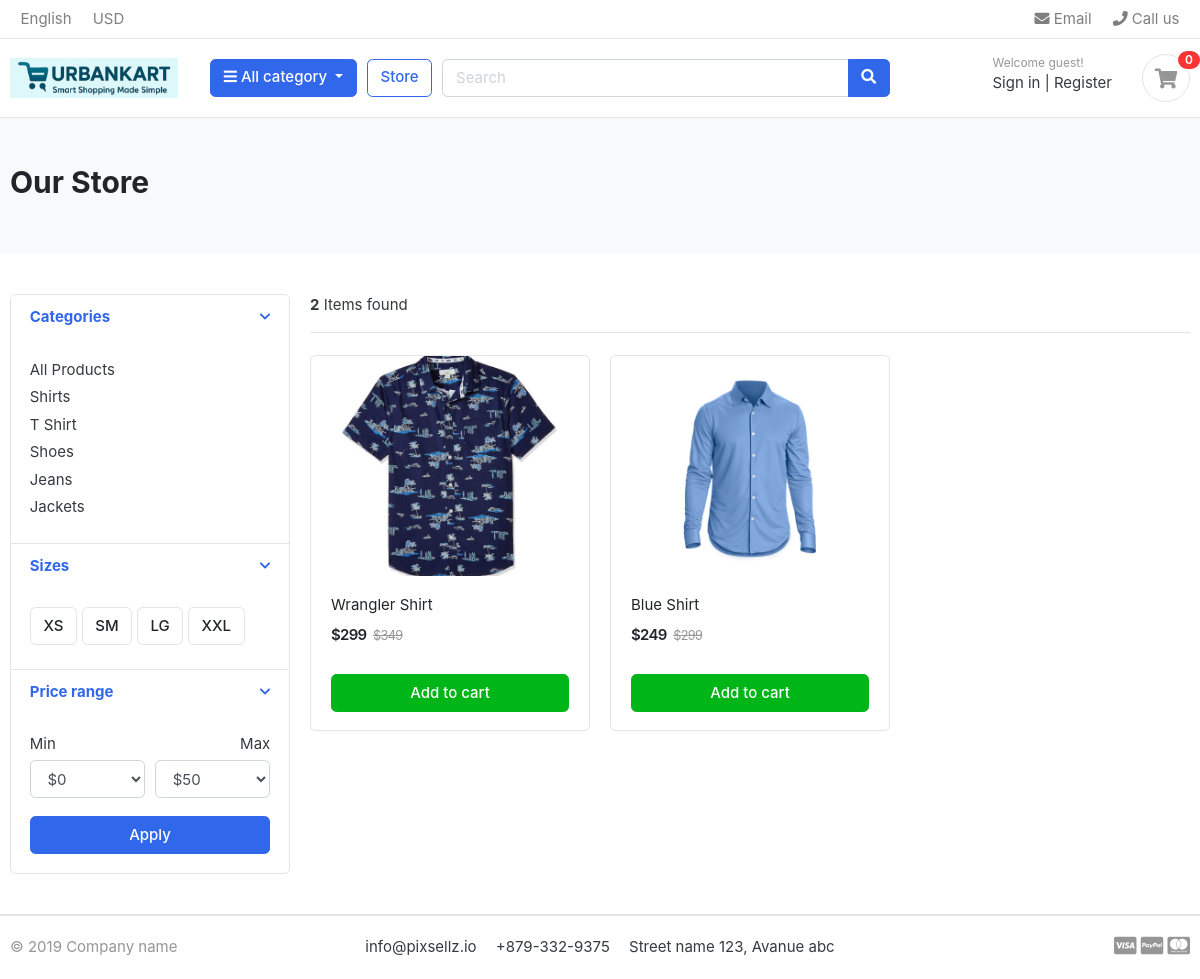
/store/category/shirts/, run on the app's committed database.
### category/models.py (models this page shows, shortened)
class Category(models.Model):
    category_name = models.CharField(max_length=50, unique=True)
    slug = models.SlugField(max_length=100, unique=True)
    description = models.TextField(max_length=255, blank=True)
    cat_image = models.ImageField(upload_to='photos/categories/', blank=True)
    def get_category_url(self):
        return reverse('products_by_category', args=[self.slug])
    class Meta:
        verbose_name = "category"
        verbose_name_plural = "categories"

### store/models.py (models this page shows, shortened)
class Product(models.Model):
    product_name = models.CharField(max_length=200, unique=True)
    slug = models.SlugField(max_length=200, unique=True)
    description = models.TextField(max_length=500, blank=True)
    price = models.IntegerField()
    images = models.ImageField(upload_to='photos/products')
    stock = models.IntegerField()
    is_available = models.BooleanField(default=True)
    category = models.ForeignKey(Category, on_delete=models.CASCADE)
    created_date = models.DateTimeField(auto_now_add=True)
    modified_date = models.DateTimeField(auto_now=True)
    @property
    def old_price(self):
        rounded_price = round((self.price * 1.25) / 50) * 50
        return rounded_price - 1
    def get_url(self):
        return reverse('product_detail', kwargs={'category_slug': self.category.slug, 'product_slug': self.slug})

### store/views.py (the view)
# urls.py: path('store/', include('store.urls')),
def store(request, category_slug=None):
    categories = None
    products = None
    if category_slug != None:
        categories = get_object_or_404(Category, slug=category_slug)
        products = Product.objects.all().filter(is_available=True, category=categories).order_by('id')
        paginator = Paginator(products, 6) # No of products per page
        page = request.GET.get('page')
        paged_products = paginator.get_page(page)
        product_count = products.count()
    else:
        products = Product.objects.all().filter(is_available=True).order_by('id')
        paginator = Paginator(products, 6) # No of products per page
        page = request.GET.get('page')
        paged_products = paginator.get_page(page)
        product_count = products.count()
    product_count = products.count()
    context = {
        'products': paged_products,
        'product_count': product_count,
    }
    return render(request, 'store/store.html', context)

### carts/context_processors.py (called while the page is built)
def counter(request):
    cart_count = 0
    if 'admin' in request.path:
        return {}
    else:
        try:
            cart = Cart.objects.filter(cart_id=_cart_id(request)).first()
            if cart:
                cart_items = CartItem.objects.filter(cart=cart)
                for cart_item in cart_items:
                    cart_count += cart_item.quantity
        except Cart.DoesNotExist:
            cart_count = 0
    return dict(cart_count=cart_count)

### carts/views.py (called while the page is built)
def _cart_id(request):
    cart_id = request.session.session_key
    if not cart_id:
        cart_id = request.session.create()
    return cart_id

### category/context_processors.py (called while the page is built)
def menu_links(request):
    links=Category.objects.all()
    return dict(links=links)

### ecom/templates/store/store.html (shortened to what this page needs)
{% extends 'ecom/base.html' %}
{% load static %}
{% block content %}
<section class="section-pagetop bg">
    <div class="container">
        {% if 'search' in request.path %}
        <h2 class="title-page">Search Results</h2>
        {% else %}
        <h2 class="title-page">Our Store</h2>
        {% endif %}
    </div>
</section>
<section class="section-content padding-y">
    <div class="container">
    <div class="row">
        <aside class="col-md-3">
    <div class="card">
        <article class="filter-group">
            <header class="card-header">
                <a href="#" data-toggle="collapse" data-target="#collapse_1" aria-expanded="true" class="">
                    <i class="icon-control fa fa-chevron-down"></i>
                    <h6 class="title">Categories</h6>
                </a>
            </header>
            <div class="filter-content collapse show" id="collapse_1" style="">
                <div class="card-body">
                    <ul class="list-menu">
                        <li><a href="{% url 'store' %}">All Products</a></li>
                        {% for category in links %}
                            <li><a href="{{ category.get_category_url }}">{{ category.category_name }}</a></li>
                        {% endfor %}
                    </ul>
                </div>
            </div>
        </article>
        <article class="filter-group">
            <header class="card-header">
                <a href="#" data-toggle="collapse" data-target="#collapse_4" aria-expanded="true" class="">
                    <i class="icon-control fa fa-chevron-down"></i>
                    <h6 class="title">Sizes </h6>
                </a>
            </header>
            <div class="filter-content collapse show" id="collapse_4" style="">
                <div class="card-body">
                <label class="checkbox-btn">
                    <span class="btn btn-light"> XS </span>
                </label>
                <label class="checkbox-btn">
                    <span class="btn btn-light"> SM </span>
                </label>
                <label class="checkbox-btn">
                    <span class="btn btn-light"> LG </span>
                </label>
                <label class="checkbox-btn">
                    <span class="btn btn-light"> XXL </span>
                </label>
            </div>
            </div>
        </article>
        <article class="filter-group">
            <header class="card-header">
                <a href="#" data-toggle="collapse" data-target="#collapse_3" aria-expanded="true" class="">
                    <i class="icon-control fa fa-chevron-down"></i>
                    <h6 class="title">Price range </h6>
                </a>
            </header>
            <div class="filter-content collapse show" id="collapse_3" style="">
                <div class="card-body">
                    <div class="form-row">
                    <div class="form-group col-md-6">
                    <label>Min</label>
                        <select class="mr-2 form-control">
                            <option value="0">$0</option>
                        </select>
                    </div>
                    <div class="form-group text-right col-md-6">
                    <label>Max</label>
                        <select class="mr-2 form-control">
                            <option value="50">$50</option>
                        </select>
                    </div>
                    </div>
                    <button class="btn btn-block btn-primary">Apply</button>
                </div>
            </div>
        </article>
    </div>
        </aside>
        <main class="col-md-9">
    <header class="border-bottom mb-4 pb-3">
            <div class="form-inline">
                <span class="mr-md-auto"><b>{{ product_count }}</b> Items found </span>
            </div>
    </header>
    <div class="row">
        {% if products %}
            {% for product in products %}
            <div class="col-md-4">
                <figure class="card card-product-grid">
                    <a href="{{ product.get_url }}" class="img-wrap">
                        <img src="{{ product.images.url }}"
                            alt="{{ product.product_name }}"
                            class="img-fluid">
                    </a>
                    <figcaption class="info-wrap">
                        <div class="fix-height">
                            <a href="{{ product.get_url }}" class="title">{{ product.product_name }}</a>
                            <div class="price-wrap mt-2">
                                <span class="price">${{ product.price }}</span>
                                <del class="price-old">${{ product.old_price }}</del>
                            </div>
                        </div>
                        <a href="{{ product.get_url }}" class="btn btn-block btn-success">Add to cart </a>
                    </figcaption>
                </figure>
            </div>
            {% endfor %}
        {% else %}
            <div><h2>No products found. Please try a different search query.</h2></div>
        {% endif %}
    </div>
        </main>
    </div>
    </div>
</section>
{% endblock content %}

### ecom/static/css/ui.css (style rules this page uses)
html { font-family: "Inter", sans-serif; font-size: 15px; }
.img-wrap { text-align: center; display: block; }
.img-wrap img { max-width: 100%; }
.price-wrap { letter-spacing: -0.7px; }
.padding-y { padding-top: 40px; padding-bottom: 40px; }
figure { margin-bottom: 0; }
article:after, .form-group:after { display: block; clear: both; content: ""; }
.bg { background-color: #f8f9fa; }
.title-page { color: #212529; }
.btn-light { background-color: #fff; border-color: #e4e4e4; }
[class*=list-] li:after { visibility: hidden; display: block; content: ""; overflow: hidden; height: 0; clear: both; }
.list-menu { list-style: none; margin: 0; padding-left: 0; }
.list-menu li { margin-bottom: 5px; }
.list-menu a { color: #343a40; }
[class*=card-product] a.title { color: #212529; display: block; }
[class*=card-product] .img-wrap { overflow: hidden; position: relative; }
[class*=card-product] .img-wrap img { height: 100%; max-width: 100%; width: auto; display: inline-block; -o-object-fit: cover; object-fit: cover; }
.card-product-grid { margin-bottom: 20px; }
.card-product-grid .img-wrap { border-radius: 0.2rem 0.2rem 0 0; height: 220px; }
.card-product-grid .info-wrap { overflow: hidden; padding: 18px 20px; }
.card-product-grid .fix-height { height: 80px; overflow: hidden; }
.card .img-wrap { overflow: hidden; }
.price { font-weight: 600; color: #212529; }
.price-old { color: #969696; margin-left: 3px; font-size: 85%; }
.icon-control { margin-top: 5px; float: right; font-size: 80%; }
.card-header .title { margin-bottom: 0; line-height: 1.5; }
.filter-group { border-bottom: 1px solid #e4e4e4; }
.filter-group .card-header { border-bottom: 0; }
.filter-group:last-child { border-bottom: 0; }
.checkbox-btn { position: relative; }
.section-pagetop { padding: 45px 0; }

### data on the page
Category: category_name "Shirts"
Category: category_name "T Shirt"
Category: category_name "Shoes"
Category: category_name "Jeans"
Category: category_name "Jackets"
Product: images (picture), product_name "Wrangler Shirt", price "299", old_price "349"
Product: images (picture), product_name "Blue Shirt", price "249", old_price "299"

### other printed values
{{ cart_count }} "0"
{{ product_count }} "2"
